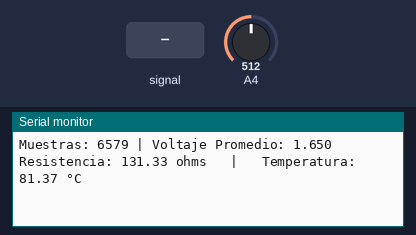
The sketch below on a simulated Arduino Zero (SAMD21). Parts: the last lines printed to the serial monitor. The inputs (shaded band) are chosen by the test bench; at power-on: A4 = 512 (analog values on the 0–1023 scale).

Above: at 1.2 s.
1.3 s: A4 fed a 200 Hz sine of ±81 counts around its level
2.8 s: A4 set to 716
At 4.0 s:
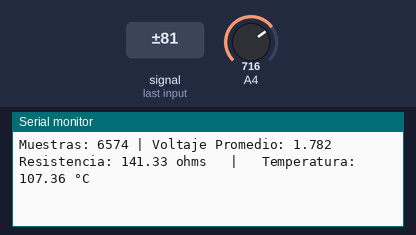
4.3 s: A4 set to 900
At 5.6 s:
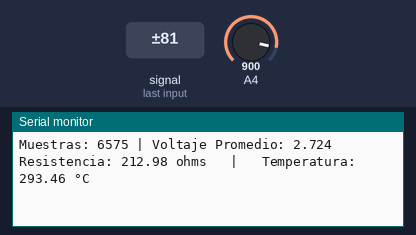
5.8 s: A4 fed a 200 Hz sine of ±81 counts around its level
At 7.4 s:
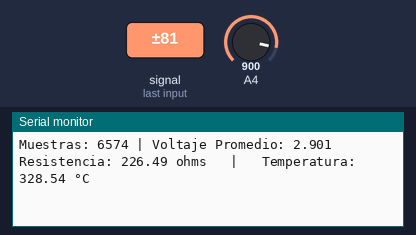
Timing chart, 0 to 8.3 s (numbered marks = the images above; inputs shaded):
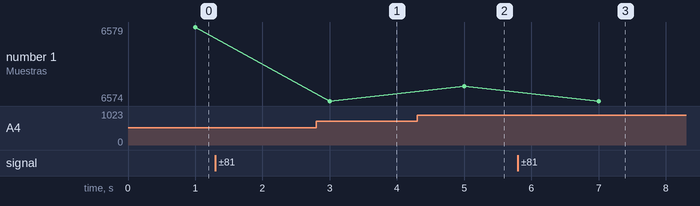

The sketch:

Practica4.ino
```cpp
#include <Arduino.h>

#define ADC_PIN 4  // Cambia este valor según el pin del ADC que estés usando
#define ADC_RESOLUTION 4095  // Resolución del ADC de 12 bits (0-4095)
#define ADC_VREF 3.3  // Voltaje de referencia del ADC
#define MEASUREMENT_TIME 1000  // Tiempo de medición en milisegundos (1 segundo)
const float R0 = 100.0;  // Resistencia a 0°C
const float alpha = 0.00385;  // Coeficiente de temperatura del platino


void setup() {
    // put your setup code here, to run once:
    Serial.begin(115200);
    analogReadResolution(12);  // Configurar la resolución del ADC a 12 bits

}

void loop() {
    unsigned long startTime = millis();  // Capturar tiempo de inicio
    unsigned int sampleCount = 0;  // Contador de muestras
    float voltageSum = 0.0;  // Suma de voltajes

    // Tomar mediciones durante 1 segundo
    while (millis() - startTime < MEASUREMENT_TIME) {
        int raw_adc = analogRead(ADC_PIN);  // Leer ADC
        float voltage = (raw_adc / (float)ADC_RESOLUTION) * ADC_VREF;  // Convertir a voltaje

        voltageSum += voltage;  // Acumular voltaje
        sampleCount++;  // Contar muestras
    }

    // Calcular el voltaje promedio
    float voltajePromedio = voltageSum / sampleCount;

    // Calcular la distancia con la ecuación dada
    float resistencia = 76.09*voltajePromedio+5.75;
    float temperatura = (resistencia - R0) / (alpha * R0);


    // Imprimir los resultados
    Serial.print("Muestras: ");
    Serial.print(sampleCount);
    Serial.print(" | Voltaje Promedio: ");
    Serial.print(voltajePromedio, 3);  // Mostrar con 3 decimales
    Serial.print(" Resistencia: ");
    Serial.print(resistencia, 2);  // Mostrar con 2 decimales
    Serial.print(" ohms   |  ");
    Serial.print(" Temperatura: ");
    Serial.print(temperatura, 2);  // Mostrar con 2 decimales
    Serial.println(" °C");

    delay(1000);  // Esperar 1 segundo antes de la siguiente medición
}
```

Measured:
- after the input at 2.8 s, the serial monitor: prints a new line after 0.20 s (image 1)
- after the input at 4.3 s, the serial monitor: prints a new line after 0.70 s (image 2)
- after the input at 5.8 s, the serial monitor: prints a new line after 1.2 s (image 3)
